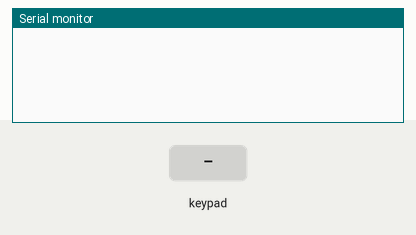
Bench run of a sketch on a simulated Arduino Uno, built with avr-gcc and run on an emulated ATmega328P. Parts: the last lines printed to the serial monitor. Wiring (inferred from the signals the program sends): 4×4 keypad with keys D # 0 * C 9 8 7 B 6 5 4 A 3 2 1: rows pin 6, pin 7, pin 8, pin 9; columns pin 2, pin 3, pin 4, pin 5. The inputs (shaded band) are chosen by the test bench.

Above: at 2.2 s.
2.3 s: key 'D' pressed
At 3.2 s:
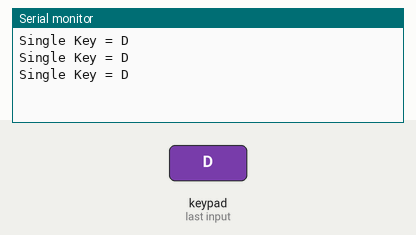
3.8 s: keypad keys 1 2 pressed 0.4 s apart
At 5.4 s:
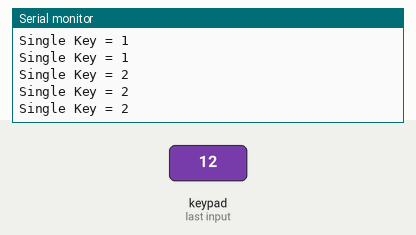
6.1 s: key '#' pressed
At 7.3 s:
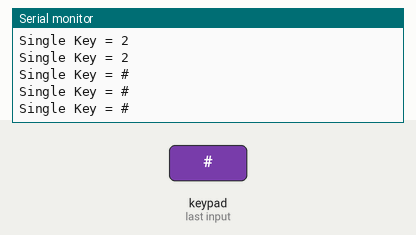
7.6 s: keypad keys 1 2 * pressed 0.4 s apart
At 9.9 s:
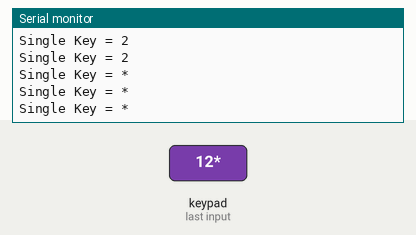
10.3 s: key 'C' pressed
At 11.0 s:
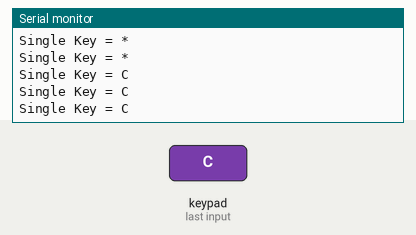
11.8 s: keypad keys 1 2 A pressed 0.4 s apart
At 13.4 s:
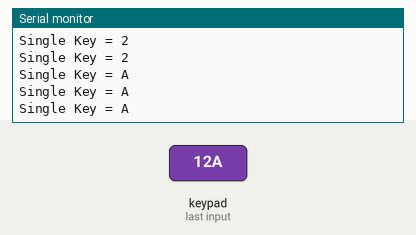

Measured:
- after the input at 2.3 s, the serial monitor: prints a new line at once (image 1)
- after the input at 3.8 s, the serial monitor: prints a new line after 0.06 s (image 2)
- after the input at 6.1 s, the serial monitor: prints a new line at once (image 3)
- after the input at 7.6 s, the serial monitor: prints a new line at once (image 4)
- after the input at 10.3 s, the serial monitor: prints a new line after 0.05 s (image 5)
- after the input at 11.8 s, the serial monitor: prints a new line at once (image 6)

The sketch:

Lesson_11_-_Keypad.ino
```cpp
// Lesson 11
static const int	PIN_OFFSET = 2;

void setup() {
	Serial.begin( 9600 );
	for ( int i=0; i < 4; i++ ) {
	    pinMode( PIN_OFFSET + i, INPUT_PULLUP );		// Columns are inputs
	    pinMode( PIN_OFFSET + 4+i, OUTPUT );	// Rows are outputs
		digitalWrite( PIN_OFFSET + 4 + i, LOW );	// Clear rows
	}
	delay( 1000 );
}

void loop() {
	int	counter = 1;
	int	singleKey = 0;
	for ( int Y=0; Y < 4; Y++ ) {
		digitalWrite( PIN_OFFSET + 4 + Y, LOW );
//		delay( 2 );

		int	columns = 0;
		int	bit = 1;
		for ( int X=0; X < 4; X++, bit<<=1, counter++ ) {
			bool	pressed = digitalRead( PIN_OFFSET + X ) == LOW;
			columns |= bit * pressed;
			if ( pressed )
				singleKey = counter;
			delay( 1 );
		}

		digitalWrite( PIN_OFFSET + 4 + Y, HIGH );	// Reset row
//		delay( 2 );

//		Serial.print( " Row[" );
//		Serial.print( Y );
//		Serial.print( "] = " );
//		Serial.println( columns, HEX );
	}
	if ( singleKey > 0 ) {
		Serial.print( "Single Key = " );
		char keyChars[1+16] = { 'D', '#', '0', '*',
								'C', '9', '8', '7',
								'B', '6', '5', '4',
								'A', '3', '2', '1',
							};
		Serial.println( keyChars[singleKey-1] );
	} else {
		Serial.println( "" );
	}

	delay( 50 );
}
```
